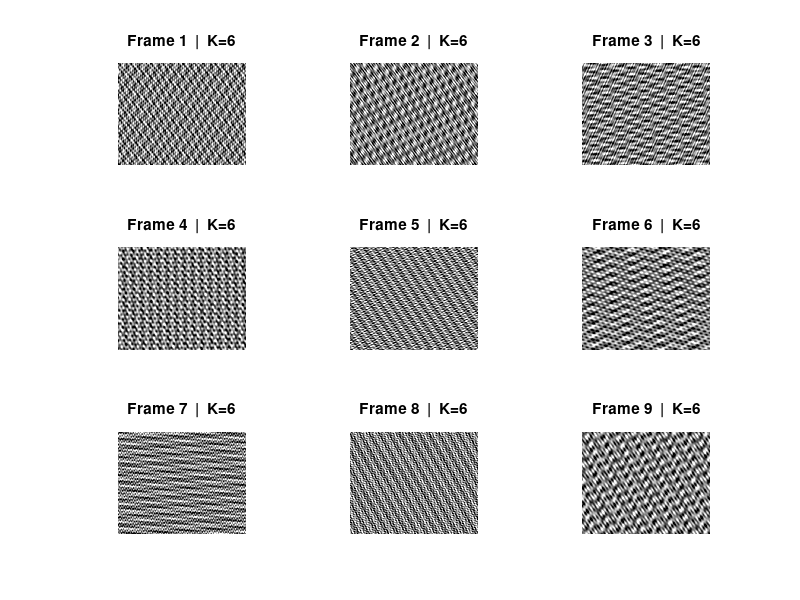

MATLAB code to generate this figure:
function demo_hyperplaid_cpu_quick()
% Minimal CPU-only “superimposed hyperplaid” demo (no PTB needed).
% K gratings per frame, random orientations & SF rings, Hartley-ish phase (±pi/4).

Wdeg = 10; Hdeg = 8;            % field of view (deg)
ppd  = 60;                      % pixels/deg
K    = 6;                       % components/frame
rings_cpd = 3*2.^linspace(-1,1,5);  % 5 SF rings ~ [1.5..6] cpd
nFrames = 9;                    % how many example frames to plot
contrast = 0.4;                 % per-frame RMS target (approx)
amp = contrast / sqrt(K);       % per-component amplitude

% Pixel grids in degrees (y up)
nx = round(Wdeg*ppd); ny = round(Hdeg*ppd);
[xpix, ypix] = meshgrid( (1:nx) - nx/2, (1:ny) - ny/2 );
Xdeg =  xpix / ppd; 
Ydeg = -ypix / ppd;

figure('Color','w','Name','CPU Hyperplaid Demo'); colormap(gray);
for f = 1:nFrames
    acc = zeros(ny,nx);
    ori_deg = rand(1,K)*180;                           % random orientations (0..180)
    sf_cpd  = rings_cpd(randi(numel(rings_cpd),[1,K]));% random SF rings
    phiBase = (rand(1,K)>0)*pi + (-pi/4);              % Hartley cas ± pi
    for j = 1:K
        th  = deg2rad(ori_deg(j));
        fx  = sf_cpd(j)*cos(th);
        fy  = sf_cpd(j)*sin(th);
        acc = acc + sin( 2*pi*(fx.*Xdeg + fy.*Ydeg) + phiBase(j) );
    end
    I = 0.5 + amp*acc;                         % add gray bg (0.5)
    I = uint8(255*min(max(I,0),1));
    subplot(3,3,f); imagesc(I); axis image off;
    title(sprintf('Frame %d  |  K=%d',f,K));
end
end
